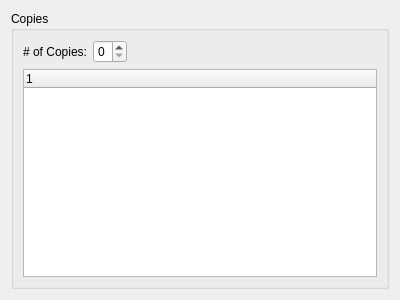
<?xml version="1.0" encoding="UTF-8"?>
<ui version="4.0">
 <comment>This file is part of the xTuple ERP: PostBooks Edition, a free and
open source Enterprise Resource Planning software suite,
Copyright (c) 1999-2018 by OpenMFG LLC, d/b/a xTuple.
It is licensed to you under the Common Public Attribution License
version 1.0, the full text of which (including xTuple-specific Exhibits)
is available at www.xtuple.com/CPAL.  By using this software, you agree
to be bound by its terms.</comment>
 <class>XDocCopySetter</class>
 <widget class="QWidget" name="XDocCopySetter">
  <property name="geometry">
   <rect>
    <x>0</x>
    <y>0</y>
    <width>400</width>
    <height>300</height>
   </rect>
  </property>
  <property name="windowTitle">
   <string>Configure Document Copies</string>
  </property>
  <layout class="QGridLayout" name="_xDocCopySetterLyt">
   <item row="0" column="0">
    <widget class="QGroupBox" name="_copiesGroup">
     <property name="sizePolicy">
      <sizepolicy hsizetype="Expanding" vsizetype="Expanding">
       <horstretch>0</horstretch>
       <verstretch>0</verstretch>
      </sizepolicy>
     </property>
     <property name="title">
      <string>Copies</string>
     </property>
     <layout class="QVBoxLayout" name="_copiesGroupLyt">
      <item>
       <layout class="QHBoxLayout" name="_numOfCopiesLyt">
        <item>
         <widget class="QLabel" name="_numOfCopiesLit">
          <property name="text">
           <string># of Copies:</string>
          </property>
          <property name="alignment">
           <set>Qt::AlignRight|Qt::AlignTrailing|Qt::AlignVCenter</set>
          </property>
         </widget>
        </item>
        <item>
         <widget class="QSpinBox" name="_numOfCopies">
          <property name="enabled">
           <bool>true</bool>
          </property>
          <property name="minimum">
           <number>0</number>
          </property>
          <property name="maximum">
           <number>9</number>
          </property>
          <property name="value">
           <number>0</number>
          </property>
         </widget>
        </item>
        <item>
         <spacer name="spacer11">
          <property name="orientation">
           <enum>Qt::Horizontal</enum>
          </property>
          <property name="sizeType">
           <enum>QSizePolicy::Expanding</enum>
          </property>
          <property name="sizeHint" stdset="0">
           <size>
            <width>16</width>
            <height>10</height>
           </size>
          </property>
         </spacer>
        </item>
       </layout>
      </item>
      <item>
       <widget class="XTreeWidget" name="_watermarks"/>
      </item>
     </layout>
    </widget>
   </item>
  </layout>
 </widget>
 <customwidgets>
  <customwidget>
   <class>XTreeWidget</class>
   <extends>QTreeWidget</extends>
   <header>xtreewidget.h</header>
   <container>1</container>
  </customwidget>
 </customwidgets>
 <resources/>
 <connections/>
</ui>
